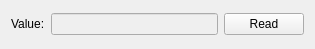
<?xml version="1.0" encoding="UTF-8"?>
<ui version="4.0">
 <class>Form</class>
 <widget class="QWidget" name="Form">
  <property name="geometry">
   <rect>
    <x>0</x>
    <y>0</y>
    <width>315</width>
    <height>49</height>
   </rect>
  </property>
  <property name="windowTitle">
   <string>Form</string>
  </property>
  <layout class="QVBoxLayout" name="verticalLayout">
   <item>
    <layout class="QHBoxLayout" name="horizontalLayout">
     <item>
      <widget class="QLabel" name="label">
       <property name="text">
        <string>Value:</string>
       </property>
      </widget>
     </item>
     <item>
      <widget class="QLineEdit" name="lineEdit_value">
       <property name="enabled">
        <bool>false</bool>
       </property>
      </widget>
     </item>
     <item>
      <widget class="QPushButton" name="pushButton_read">
       <property name="text">
        <string>Read</string>
       </property>
      </widget>
     </item>
    </layout>
   </item>
  </layout>
 </widget>
 <resources/>
 <connections/>
</ui>
